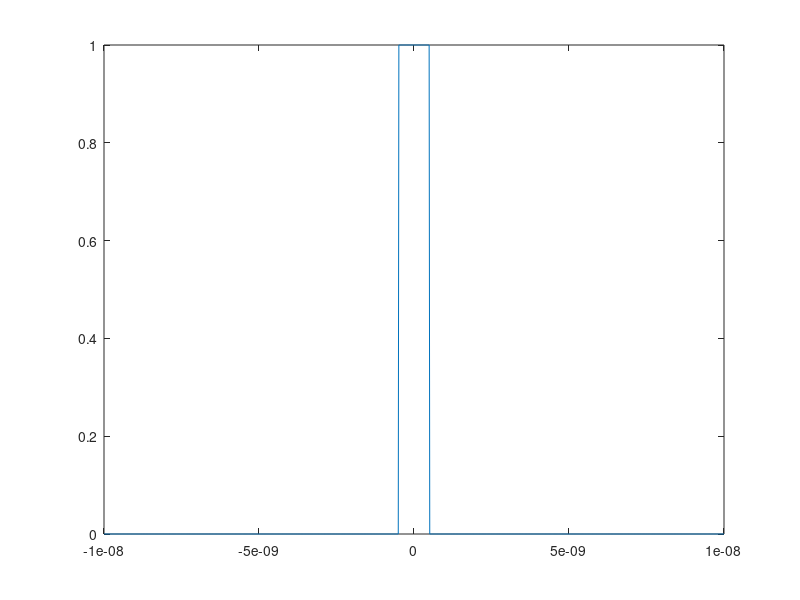
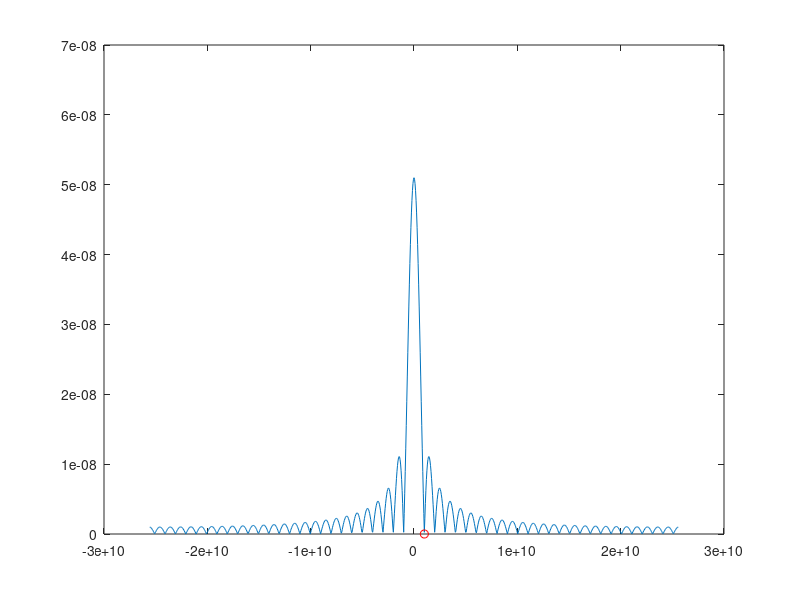

Reproduce these figures in MATLAB, in order.
clear;
fs = 1e9; %sampling freqency
tfin = 10e-9; %beggining and end of time for samples of square pulse
N = 1025;% number of steps in linspace, odd to make centered at zero
width = 1e-9; % actual width of square pulse, 1 nanosecond
t = linspace(-tfin,tfin,N);
% The correct way to make f.
dt = t(2)-t(1);
T = t(end)-t(1) + (t(2)-t(1));
f = 1/T * (-(N-1)/2 : (N-1)/2);
y = rectpuls(t,width);%makes the actual square pulse
plot(t,y)
Y = width*fft(y); %fourier transform of square pulse: ATsinc(fT)
%where f is a frequency variable. A is the amplitude of the pulse, 
%assumed to be 1.
Yplot = fftshift(Y);
%fftshift changes the axis so zero is at the center
%and have negative and positive frequencies on both sides of the axis.
figure;
plot(f,abs(Yplot))
hold on;
%this plots a red circle on where the first zero occurs on a graph of the
%sinc function. It should be exactly the width of the square pulse
% which is 1 nanosecond.
plot(1/width,width*sinc((1/width)*width),'ro');
